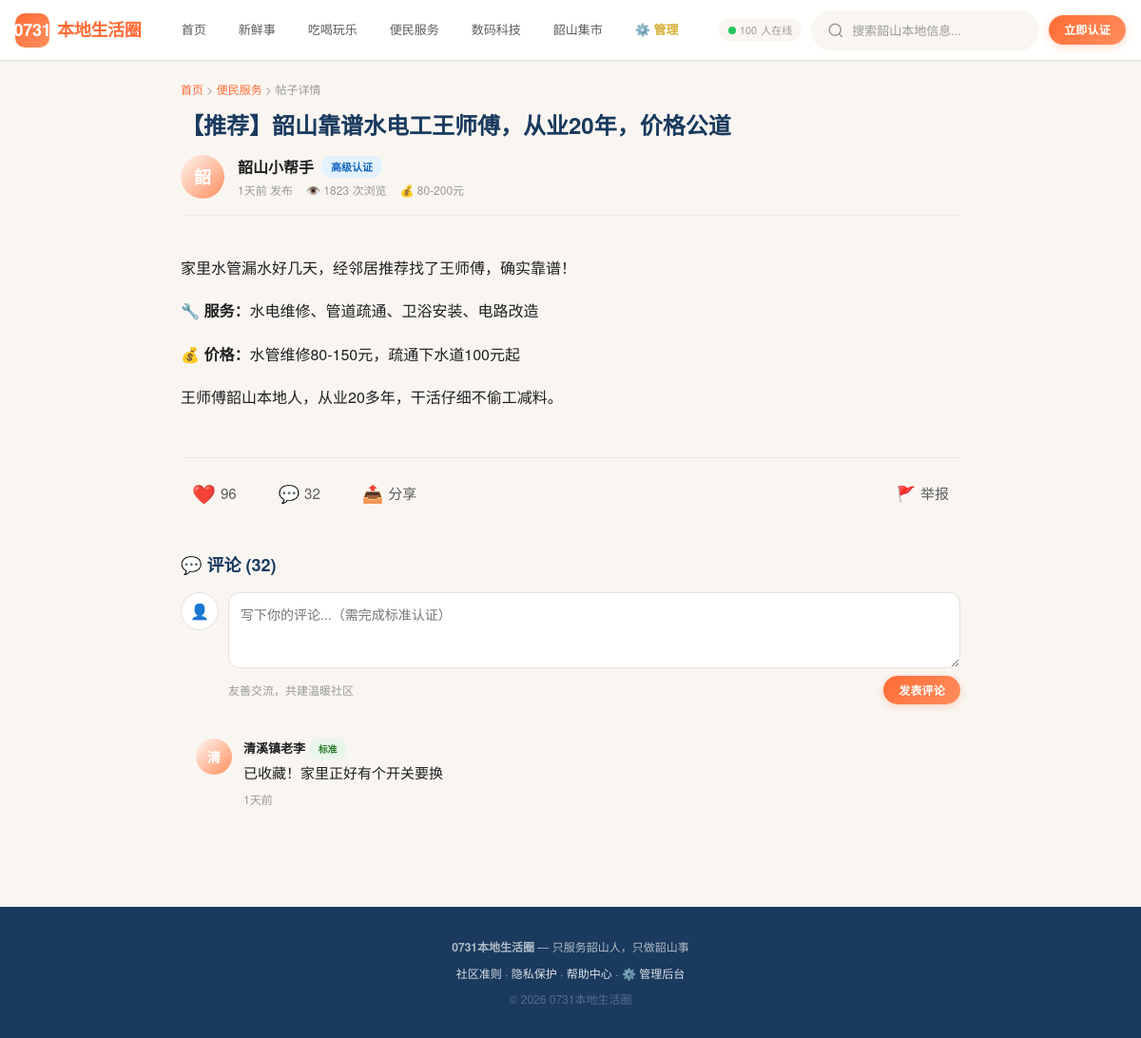
Screenshot of /post/2 with the database file from the repository.
### models.py (models this page shows)
class Post(Base):
    __tablename__ = "posts"
    id = Column(Integer, primary_key=True, autoincrement=True)
    user_id = Column(Integer, ForeignKey("users.id"), nullable=False)
    section = Column(String(20), nullable=False, index=True)
    title = Column(String(200), nullable=False)
    content = Column(Text, nullable=False)
    images = Column(Text, nullable=True)  # JSON数组，图片路径列表
    price_info = Column(String(100), nullable=True)
    contact_info = Column(String(100), nullable=True)
    status = Column(Enum(PostStatus), default=PostStatus.published)
    views = Column(Integer, default=0)
    likes_count = Column(Integer, default=0)
    comments_count = Column(Integer, default=0)
    is_pinned = Column(Boolean, default=False)
    pinned_at = Column(DateTime, nullable=True)  # 置顶开始时间
    pinned_expires_at = Column(DateTime, nullable=True)  # 置顶到期时间
    is_hot = Column(Boolean, default=False)  # 火热标签
    is_essential = Column(Boolean, default=False)  # 加精标签
    created_at = Column(DateTime, default=datetime.now, index=True)
    updated_at = Column(DateTime, default=datetime.now, onupdate=datetime.now)
    author = relationship("User", back_populates="posts")
    comments = relationship("Comment", back_populates="post", lazy="select",
                           order_by="Comment.created_at.desc()", cascade="all, delete-orphan")
    likes = relationship("Like", back_populates="post", lazy="select", cascade="all, delete-orphan")

class User(Base):
    __tablename__ = "users"
    id = Column(Integer, primary_key=True, autoincrement=True)
    phone = Column(String(11), unique=True, nullable=False, index=True)
    id_number_hash = Column(String(64), unique=True, nullable=False)  # SHA256哈希
    face_hash = Column(String(64), unique=True, nullable=True)
    nickname = Column(String(50), nullable=False, default="韶山新邻居")
    avatar_bg = Column(String(20), nullable=True)  # 头像emoji
    auth_level = Column(Enum(AuthLevel), default=AuthLevel.basic, nullable=False)
    score = Column(Integer, default=0)  # 信誉积分
    forum_coins = Column(Integer, default=0)  # 论坛币
    last_check_in_date = Column(String(10), nullable=True)  # 上次签到日期 YYYY-MM-DD
    created_at = Column(DateTime, default=datetime.now)
    updated_at = Column(DateTime, default=datetime.now, onupdate=datetime.now)
    is_active = Column(Boolean, default=True)
    is_frozen = Column(Boolean, default=False)
    is_super_admin = Column(Boolean, default=False)
    posts = relationship("Post", back_populates="author", lazy="select")
    comments = relationship("Comment", back_populates="author", lazy="select")
    likes = relationship("Like", back_populates="user", lazy="select")
    auth_documents = relationship("AuthDocument", back_populates="user", lazy="select")

class Comment(Base):
    __tablename__ = "comments"
    id = Column(Integer, primary_key=True, autoincrement=True)
    post_id = Column(Integer, ForeignKey("posts.id"), nullable=False)
    user_id = Column(Integer, ForeignKey("users.id"), nullable=False)
    content = Column(Text, nullable=False)
    parent_id = Column(Integer, ForeignKey("comments.id"), nullable=True)  # 回复某条评论
    likes_count = Column(Integer, default=0)
    created_at = Column(DateTime, default=datetime.now)
    post = relationship("Post", back_populates="comments")
    author = relationship("User", back_populates="comments")
    replies = relationship("Comment", lazy="select")

### main.py (the view)
@app.get("/post/{post_id}", response_class=HTMLResponse)
def page_post(request: Request, post_id: int, db: Session = Depends(get_db)):
    post = db.query(Post).filter(Post.id == post_id).first()
    if not post:
        raise HTTPException(404, "帖子不存在")
    post.views += 1
    db.commit()
    comments = db.query(Comment).filter(Comment.post_id == post_id)\
        .order_by(Comment.created_at.desc()).all()
    return templates.TemplateResponse("post.html", template_context(request,
        post=post, comments=comments,
    ))

### templates/post.html (shortened to what this page needs)
{% extends "base.html" %}
{% block content %}
<div class="container">
<div class="post-detail-wrapper">
  <div style="font-size:12px;color:var(--c-text-3);margin-bottom:12px;">
    <a href="/">首页</a> &gt;
    <a href="/section/{{ post.section }}">{{ SECTION_NAMES.get(post.section, '') }}</a> &gt;
    <span>帖子详情</span>
  </div>
  <div class="post-detail-header">
    <h1 class="post-detail-title">{{ post.title }}</h1>
    <div class="post-author-bar">
      <div class="pa-avatar">{{ post.author.nickname[0] if post.author else '?' }}</div>
      <div class="pa-info">
        <div class="pa-name">
          {{ post.author.nickname if post.author else '匿名用户' }}
          {% if post.author %}
          <span class="badge badge-auth-{{ post.author.auth_level.value }}">{{ {'basic':'基础认证','standard':'标准认证','advanced':'高级认证','business':'商家认证'}[post.author.auth_level.value] }}</span>
          {% endif %}
        </div>
        <div class="pa-meta">
          <span>{{ format_time(post.created_at) }} 发布</span>
          <span>👁️ {{ post.views }} 次浏览</span>
          {% if post.price_info %}<span>💰 {{ post.price_info }}</span>{% endif %}
        </div>
      </div>
    </div>
  </div>
  <div class="post-detail-body">{{ post.content | safe }}</div>
  <div class="post-action-bar">
    <button class="act-btn" id="likeBtn" onclick="toggleLike({{ post.id }})">
      <span style="font-size:20px;">❤️</span> <span id="likeCount">{{ post.likes_count }}</span>
    </button>
    <button class="act-btn" onclick="document.getElementById('commentInput').focus()">
      <span style="font-size:18px;">💬</span> {{ post.comments_count }}
    </button>
    <button class="act-btn" onclick="navigator.clipboard.writeText(window.location.href);showToast('链接已复制，分享给邻居吧','success')">
      <span style="font-size:18px;">📤</span> 分享
    </button>
    <button class="act-btn" onclick="reportPost({{ post.id }})" style="margin-left:auto;">
      <span style="font-size:16px;">🚩</span> 举报
    </button>
  </div>
  <div class="comment-section-title">💬 评论 ({{ post.comments_count }})</div>
  <div class="comment-form-row">
    <div class="cf-avatar">{{ user.nickname[0] if user else '👤' }}</div>
    <div class="cf-input-wrap">
      <textarea id="commentInput" placeholder="写下你的评论...（需完成标准认证）"></textarea>
      <div class="cf-actions">
        <span class="cf-hint">友善交流，共建温暖社区</span>
        <button class="btn btn-primary btn-sm" onclick="submitComment({{ post.id }})">发表评论</button>
      </div>
    </div>
  </div>
  <div class="comment-list">
    {% for c in comments %}
    <div class="comment-item">
      <div class="comment-avatar">{{ c.author.nickname[0] if c.author else '?' }}</div>
      <div class="comment-content">
        <div class="comment-author">
          {{ c.author.nickname if c.author else '匿名' }}
          {% if c.author %}<span class="badge badge-auth-{{ c.author.auth_level.value }}" style="font-size:10px;">{{ {'basic':'基础','standard':'标准','advanced':'高级','business':'商家'}[c.author.auth_level.value] }}</span>{% endif %}
        </div>
        <div class="comment-text">{{ c.content }}</div>
        <div class="comment-meta">{{ format_time(c.created_at) }}</div>
      </div>
    </div>
    {% endfor %}
  </div>
</div>
</div>
{% endblock %}

### static/css/style.css (style rules this page uses)
:root { --c-orange: #FF6B35; --c-orange-light: #FF8F5E; --c-orange-dark: #E85A2B; --c-orange-bg: #FFF5F0; --c-blue: #1A3A5E; --c-blue-light: #2D5A8E; --c-blue-bg: #EEF3F8; --c-gold: #D4AF37; --c-gold-light: #F0D060; --c-gold-bg: #FFFEF5; --c-bg: #F9F6F2; --c-white: #FFFFFF; --c-card: #FFFFFF; --c-border: #E5E0D8; --c-divider: #F0EBE3; --c-text: #1F1F1F; --c-text-2: #5C5C5C; --c-text-3: #999999; --c-green: #22C55E; --c-red: #EF4444; --c-yellow: #F59E0B; --shadow-xs: 0 1px 2px rgba(0,0,0,.04); --shadow-sm: 0 2px 8px rgba(0,0,0,.06); --shadow-md: 0 4px 16px rgba(0,0,0,.08); --shadow-lg: 0 8px 32px rgba(0,0,0,.10); --shadow-xl: 0 16px 48px rgba(0,0,0,.12); --shadow-card-hover: 0 8px 30px rgba(26,58,94,.12); --radius-xs: 4px; --radius-sm: 8px; --radius-md: 12px; --radius-lg: 16px; --radius-xl: 24px; --radius-full: 9999px; --space-xs: 4px; --space-sm: 8px; --space-md: 16px; --space-lg: 24px; --space-xl: 32px; --space-2xl: 48px; --font: "PingFang SC","Microsoft YaHei","Helvetica Neue",sans-serif; --fz-xs:12px; --fz-sm:13px; --fz-base:15px; --fz-md:17px; --fz-lg:20px; --fz-xl:24px; --fz-2xl:30px; --fz-hero:38px; --ease: cubic-bezier(.4,0,.2,1); --ease-spring: cubic-bezier(.34,1.56,.64,1); --max-w: 1200px; --h-header: 64px; --h-bottom-nav: 60px; }
*,*::before,*::after { box-sizing:border-box;margin:0;padding:0 }
html { font-size:16px;-webkit-text-size-adjust:100%;scroll-behavior:smooth }
body { font-family:var(--font);color:var(--c-text);background:var(--c-bg); line-height:1.6;min-height:100vh;-webkit-font-smoothing:antialiased; }
a { color:var(--c-orange);text-decoration:none;transition:color .2s var(--ease) }
button { cursor:pointer;border:none;font-family:inherit;font-size:inherit }
input,textarea,select { font-family:inherit;font-size:inherit }
.container { width:100%;max-width:var(--max-w);margin:0 auto;padding:0 var(--space-md) }
.btn { display:inline-flex;align-items:center;justify-content:center;gap:6px; padding:9px 22px;border-radius:var(--radius-full);font-weight:600; font-size:var(--fz-sm);transition:all .2s var(--ease);white-space:nowrap; letter-spacing:.2px; }
.btn-primary { background:linear-gradient(135deg,var(--c-orange),var(--c-orange-light)); color:#fff;box-shadow:0 2px 8px rgba(255,107,53,.25); }
.btn-sm { padding:6px 16px;font-size:var(--fz-xs) }
.badge { display:inline-flex;align-items:center;gap:3px;padding:3px 10px; border-radius:var(--radius-full);font-size:11px;font-weight:600; }
.badge-auth-standard { background:#E8F5E9;color:#2E7D32 }
.badge-auth-advanced { background:#E3F2FD;color:#1565C0 }
.comment-list { display:flex;flex-direction:column;gap:10px }
.comment-item { display:flex;gap:12px;padding:var(--space-md); background:var(--c-bg);border-radius:var(--radius-md); }
.comment-avatar { width:38px;height:38px;border-radius:var(--radius-full); background:linear-gradient(135deg,var(--c-orange-bg),var(--c-orange-light)); color:#fff;display:flex;align-items:center;justify-content:center; font-weight:700;font-size:14px;flex-shrink:0; }
.comment-content { flex:1 }
.comment-author { font-weight:650;font-size:var(--fz-sm);margin-bottom:2px }
.comment-text { font-size:var(--fz-base);color:var(--c-text);line-height:1.6 }
.comment-meta { font-size:var(--fz-xs);color:var(--c-text-3);margin-top:6px }

### rows the page displays
Post: get "便民服务", title "【推荐】韶山靠谱水电工王师傅，从业20年，价格公道", created_at "1天前", views "1823", price_info "80-200元", content "家里水管漏水好几天，经邻居推荐找了王师傅，确实靠谱！ 🔧 服务： 水电维修、管道疏通、卫浴安装、电路改造 💰 价格： 水管维修80-150元，疏通下水道100元起 王师傅韶山本地人，从业20多年，干活仔细不偷工减料。", likes_count "96", comments_count "32"
User: author "韶", author "韶山小帮手", auth_level "高级认证"
Comment: author "清", author "清溪镇老李", content "已收藏！家里正好有个开关要换", created_at "1天前"
User: auth_level "标准"

### other values shown
{{ user.nickname[0] if user else '👤' }} "👤"
